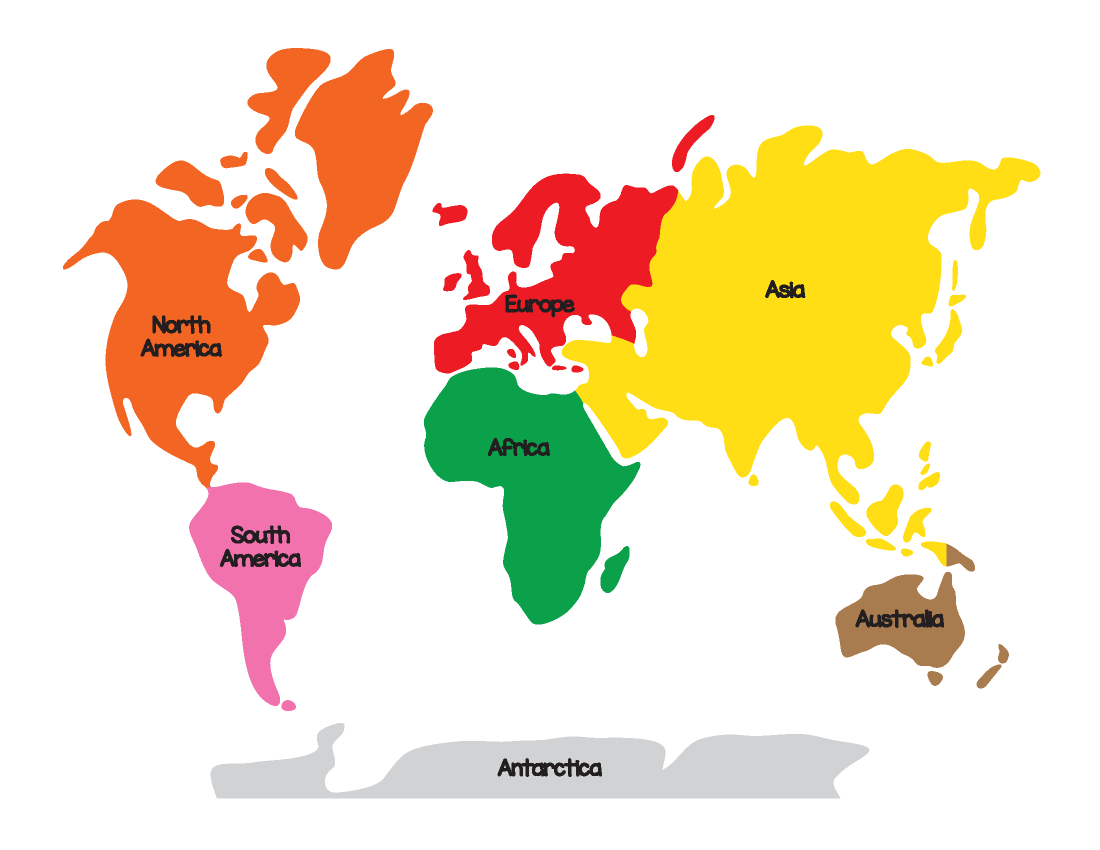
#> input picture DPP/Quant Analysis/pytest/map.png, 2200 x 1700 px (shown at 1/2 size)
$ python wordCloud.py
#> lines starting #> are read from the running program, lines starting #| are printed output that depends on the picture
# -*- coding: utf-8 -*-
"""
Created on Thu Feb 25 14:41:05 2016

@author: ngoldberger
"""

"""
Using custom colors
====================
Using the recolor method and custom coloring functions.
"""

import numpy as np
from PIL import Image
from os import path
import matplotlib.pyplot as plt
import random

from wordcloud import WordCloud, STOPWORDS, ImageColorGenerator


def grey_color_func(word, font_size, position, orientation, random_state=None, **kwargs):
    return "hsl(0, 0%%, %d%%)" % random.randint(60, 100)

d = path.dirname(__file__)

# read the mask image
# Mask provides a figure for the wordcloud
mask = np.array(Image.open(path.join(d, "map.png")))
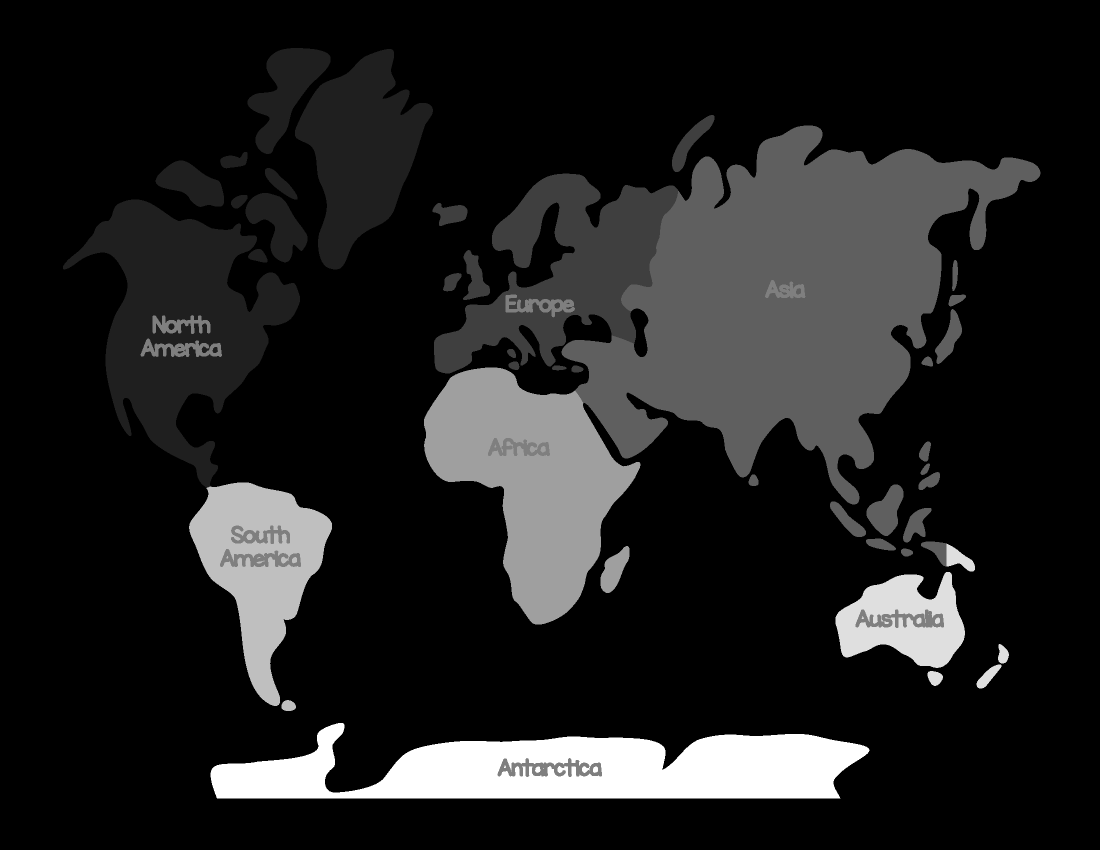
#> mask: shape (1700, 2200) (shown at 1/2 size); min 0, max 8, mean 1.01; drawn with min black and max white

# read the text to create the cloud
# The text is the input to create the wordcloud
#> (the run stopped early here; a loop or call above may not have finished)
